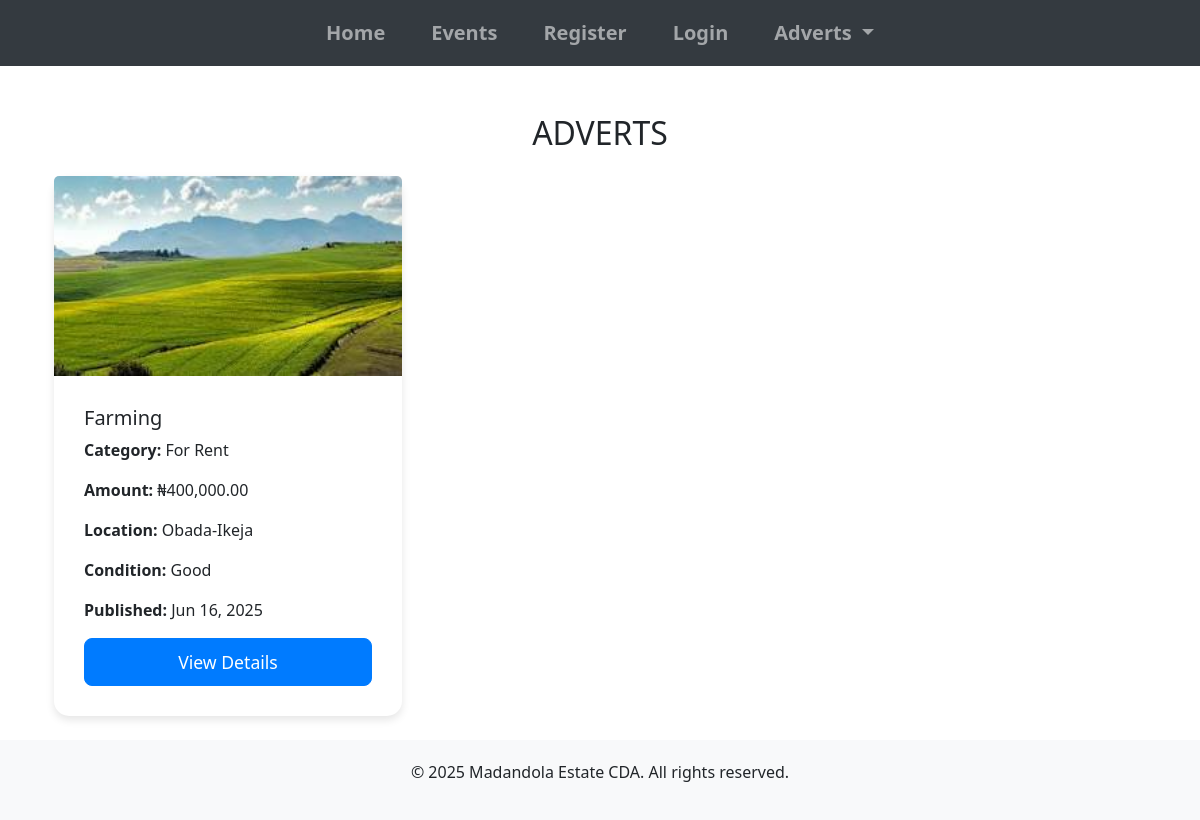
The page /adverts/ on the database its author committed.
### cda_app/models.py (models this page shows, shortened)
class AdvertItem(models.Model):
    CATEGORY_CHOICES = [
        ('For Sale', 'For Sale'),
        ('For Rent', 'For Rent'),
        ('For Lease', 'For Lease'),
    ]
    category = models.CharField(max_length=20, choices=CATEGORY_CHOICES)
    user = models.ForeignKey(User, on_delete=models.CASCADE)
    title = models.CharField(max_length=200)
    description = models.TextField()
    amount = models.DecimalField(max_digits=10, decimal_places=2)
    location = models.CharField(max_length=100)
    condition = models.CharField(max_length=100)
    published_date = models.DateTimeField(auto_now_add=True)
    is_approved = models.BooleanField(default=False)
    phone_number = models.CharField(max_length=20, blank=True, null=True)

class AdvertImage(models.Model):
    advert_item = models.ForeignKey(AdvertItem, on_delete=models.CASCADE, related_name='images')
    image = models.ImageField(upload_to='advert_images/')
    is_main = models.BooleanField(default=False)

### cda_app/views.py (the view)
# urls.py: path('adverts/', views.advert_list, name='advert_list'),
def advert_list(request):
    category_name = request.GET.get('category')
    if category_name:
        advert_items = AdvertItem.objects.filter(is_approved=True, category=category_name).order_by('-published_date')
    else:
        advert_items = AdvertItem.objects.filter(is_approved=True).order_by('-published_date')
    context = {
        'advert_items': advert_items
    }
    return render(request, 'advert_list.html', context)

### cda_app/context_processors.py (called while the page is built)
def committees(request):
    return {'committees': Committee.objects.all()}

### templates/advert_list.html (shortened to what this page needs)
{% extends 'base.html' %}
{% load humanize %}
{% block content %}
<div class="container">
    <h2 class="text-center text-uppercase my-4">Adverts</h2>
    <div class="row">
        {% for advert in advert_items %}
        <div class="col-md-4 mb-4">
            <div class="card h-100">
                {% if advert.images.first %}
                <img src="{{ advert.images.first.image.url }}" class="card-img-top" alt="{{ advert.title }}">
                {% else %}
                <img src="https://via.placeholder.com/300" class="card-img-top" alt="No Image">
                {% endif %}
                <div class="card-body d-flex flex-column">
                    <h5 class="card-title">{{ advert.title }}</h5>
                    <p class="card-text"><strong>Category:</strong> {{ advert.category }}</p>
                    <p class="card-text"><strong>Amount:</strong> &#8358;{{ advert.amount|intcomma }}</p>
                    <p class="card-text"><strong>Location:</strong> {{ advert.location }}</p>
                    <p class="card-text"><strong>Condition:</strong> {{ advert.condition }}</p>
                    <p class="card-text"><strong>Published:</strong> {{ advert.published_date|date:"M d, Y" }}</p>
                    <a href="{% url 'advert_detail' advert.pk %}" class="btn btn-primary mt-auto">View Details</a>
                </div>
            </div>
        </div>
        {% empty %}
        <div class="col-12">
            <p class="text-center">No adverts found in this category.</p>
        </div>
        {% endfor %}
    </div>
</div>
{% endblock %}

### templates/base.html (style rules this page uses)
body { display: flex; flex-direction: column; min-height: 100vh; }
.card { border: none; border-radius: 15px; box-shadow: 0 4px 8px rgba(0, 0, 0, 0.1); }
.card-body { padding: 30px; }
.btn-primary { background-color: #007bff; border-color: #007bff; border-radius: 8px; padding: 10px 20px; font-size: 1.1rem; transition: background-color 0.3s ease; }

### rows shown on the page
AdvertItem: images.first.image (picture), title "Farming", category "For Rent", amount "400,000.00", location "Obada-Ikeja", condition "Good", published_date "Jun 16, 2025"
